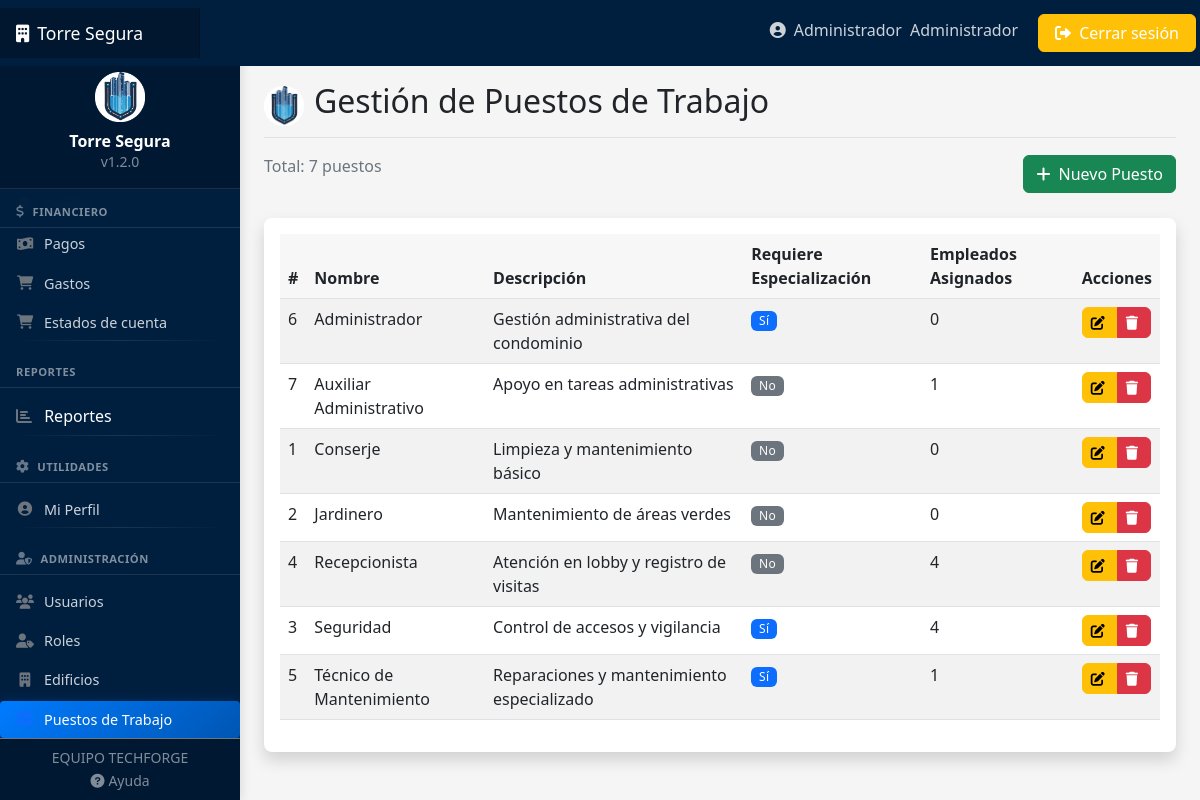
Screenshot of /personal/puestos/ (signed in) with the database file from the repository.
### usuarios/models.py (models this page shows, shortened)
class Usuario(AbstractUser):
    TIPOS_DOCUMENTO = [
        ('DNI', 'DNI'),
        ('PASAPORTE', 'Pasaporte'),
        ('CEDULA', 'Cédula'),
    ]
    rol = models.ForeignKey(Rol, on_delete=models.SET_NULL, null=True, related_name='usuarios')
    telefono = models.CharField(max_length=15, blank=True)
    tipo_documento = models.CharField(max_length=10, choices=TIPOS_DOCUMENTO, default='DNI')
    numero_documento = models.CharField(max_length=20, blank=True)
    foto = models.ImageField(upload_to='usuarios/', blank=True, null=True)
    email_confirmado = models.BooleanField(default=False)

class Rol(models.Model):
    nombre = models.CharField(max_length=50)
    descripcion = models.TextField(blank=True)
    def __str__(self):
        return self.nombre

### personal/models.py (models this page shows, shortened)
class Puesto(models.Model):
    nombre = models.CharField(max_length=100, unique=True)
    descripcion = models.TextField(blank=True)
    requiere_especializacion = models.BooleanField(default=False)
    activo = models.BooleanField(default=True, help_text="Indica si el puesto está disponible para asignar")
    fecha_creacion = models.DateTimeField(auto_now_add=True, null=True, blank=True)
    fecha_modificacion = models.DateTimeField(auto_now=True, null=True, blank=True)
    class Meta:
        verbose_name = "Puesto"
        verbose_name_plural = "Puestos"
        ordering = ['nombre']
        constraints = [
            models.CheckConstraint(
                check=models.Q(nombre__isnull=False),
                name='puesto_nombre_not_null'
            ),
        ]

### personal/views.py (the view)
# urls.py: path('puestos/', views.PuestoListView.as_view(), name='puesto-list'),
class PuestoListView(LoginRequiredMixin, AccesoWebPermitidoMixin, ListView):
    model = Puesto
    template_name = 'personal/puesto_list.html'
    context_object_name = 'puestos'

### usuarios/views.py (called while the page is built)
def tiene_acceso_web(user):
    return (
        user.is_authenticated and
        hasattr(user, 'rol') and
        user.rol is not None and
        user.rol.nombre in ['Administrador', 'Gerente']
    )

    def test_func(self):
        return tiene_acceso_web(self.request.user)

### templates/personal/puesto_list.html (shortened to what this page needs)
{% extends 'base.html' %}
{% load static %}
{% block header %}Gestión de Puestos de Trabajo{% endblock %}
{% block content %}
<div class="mb-4 d-flex justify-content-between align-items-center">
    <p class="text-muted">Total: {{ puestos.count }} puestos</p>
    <a href="{% url 'puesto-create' %}" class="btn btn-success">
        <i class="fas fa-plus"></i> Nuevo Puesto
    </a>
</div>
<div class="card shadow">
    <div class="card-body">
        <div class="table-responsive">
            <table class="table table-striped table-hover">
                <thead>
                    <tr>
                        <th>#</th>
                        <th>Nombre</th>
                        <th>Descripción</th>
                        <th>Requiere Especialización</th>
                        <th>Empleados Asignados</th>
                        <th>Acciones</th>
                    </tr>
                </thead>
                <tbody>
                    {% for puesto in puestos %}
                    <tr>
                        <td>{{ puesto.id }}</td>
                        <td>{{ puesto.nombre }}</td>
                        <td>{{ puesto.descripcion|truncatechars:50 }}</td>
                        <td>
                            {% if puesto.requiere_especializacion %}
                                <span class="badge bg-primary">Sí</span>
                            {% else %}
                                <span class="badge bg-secondary">No</span>
                            {% endif %}
                        </td>
                        <td>{{ puesto.empleados.count }}</td>
                        <td>
                            <div class="btn-group btn-group-sm">
                                <a href="{% url 'puesto-update' puesto.id %}" class="btn btn-warning" title="Editar">
                                    <i class="fas fa-edit"></i>
                                </a>
                                <a href="{% url 'puesto-delete' puesto.id %}" class="btn btn-danger" title="Eliminar">
                                    <i class="fas fa-trash"></i>
                                </a>
                            </div>
                        </td>
                    </tr>
                    {% empty %}
                    <tr>
                        <td colspan="6" class="text-center">No hay puestos registrados</td>
                    </tr>
                    {% endfor %}
                </tbody>
            </table>
        </div>
    </div>
</div>
{% endblock %}

### templates/navbar.html (shortened to what this page needs)
<header class="navbar navbar-dark sticky-top" style="background-color: #001f3f; flex-md-nowrap; p-0; shadow">
    <a class="navbar-brand col-md-3 col-lg-2 me-0 px-3 d-flex align-items-center" href="{% url 'dashboard' %}">
        <span class="d-none d-md-inline"><i class="fas fa-building me-2"></i></span>
        Torre Segura
    </a>
    <div class="navbar-nav ms-auto">
        <div class="nav-item text-nowrap d-none d-md-flex">
            <a class="nav-link p-2 mx-2" href="{% url 'perfil' %}">
                <i class="fas fa-user-circle"></i>
                <span class="ms-1 d-none d-lg-inline">{{ user.first_name|default:user.username }}</span>
                <span class="ms-1 d-none d-lg-inline">{{ user.rol|default:user.rol }}</span>
            </a>
            <a class="btn btn-warning text-white px-3 m-1" href="{% url 'logout' %}">
                <i class="fas fa-sign-out-alt"></i>
                <span class="d-none d-lg-inline">Cerrar sesión</span>
            </a>
        </div>
    </div>
</header>

### static/css/style.css (style rules this page uses)
:root { --primary-color: #0d6efd; --secondary-color: #6c757d; --success-color: #198754; --danger-color: #dc3545; --warning-color: #ffc107; --info-color: #0dcaf0; --light-color: #f8f9fa; --dark-color: #212529; --sidebar-width: 240px; --navbar-height: 56px; }
body { font-family: 'Segoe UI', Tahoma, Geneva, Verdana, sans-serif; background-color: #f5f5f5; }
.navbar-brand { padding-top: .75rem; padding-bottom: .75rem; font-size: 1.1rem; background-color: rgba(0, 0, 0, .25); box-shadow: inset -1px 0 0 rgba(0, 0, 0, .25); }
.navbar-dark .navbar-nav .nav-link { color: rgba(255, 255, 255, .8); }
.card { margin-bottom: 1.5rem; border: none; box-shadow: 0 0.125rem 0.25rem rgba(0, 0, 0, 0.075); transition: all 0.3s ease; border-radius: 0.5rem; }
.badge { font-weight: 500; padding: .5em .7em; }
.table > :not(:last-child) > :last-child > * { border-bottom-color: inherit; }
.table th { font-weight: 600; background-color: rgba(0, 0, 0, 0.03); }
.btn { font-weight: 500; border-radius: 0.375rem; }
.btn i { margin-right: 0.25rem; }

### static/css/responsive.css (style rules this page uses)
.table-responsive { overflow-x: auto; -webkit-overflow-scrolling: touch; }
.badge { font-weight: 500; padding: 0.35em 0.65em; letter-spacing: 0.025em; }
.btn, .card, .nav-link, .form-control, .form-select { transition: all 0.2s ease; }

### rows the page displays
Usuario: first_name "Administrador", rol "Administrador"
Puesto: id "6", nombre "Administrador", descripcion "Gestión administrativa del condominio", requiere_especializacion "Sí", empleados.count "0"
Puesto: id "7", nombre "Auxiliar Administrativo", descripcion "Apoyo en tareas administrativas", requiere_especializacion "No", empleados.count "1"
Puesto: id "1", nombre "Conserje", descripcion "Limpieza y mantenimiento básico", requiere_especializacion "No", empleados.count "0"
Puesto: id "2", nombre "Jardinero", descripcion "Mantenimiento de áreas verdes", requiere_especializacion "No", empleados.count "0"
Puesto: id "4", nombre "Recepcionista", descripcion "Atención en lobby y registro de visitas", requiere_especializacion "No", empleados.count "4"
Puesto: id "3", nombre "Seguridad", descripcion "Control de accesos y vigilancia", requiere_especializacion "Sí", empleados.count "4"
Puesto: id "5", nombre "Técnico de Mantenimiento", descripcion "Reparaciones y mantenimiento especializado", requiere_especializacion "Sí", empleados.count "1"

### other values shown
{{ puestos.count }} "7"
